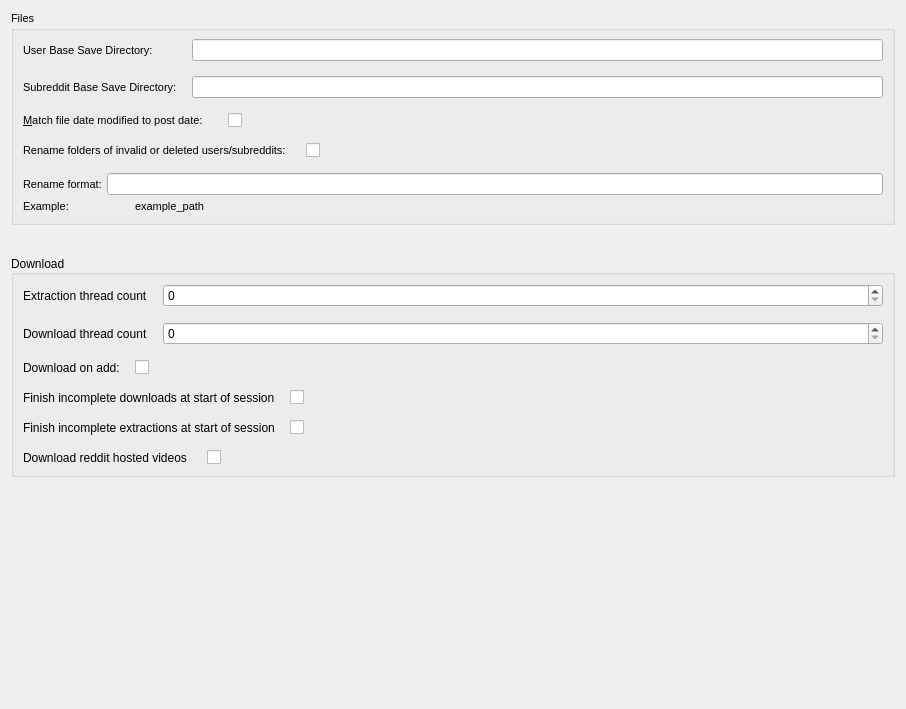
<?xml version="1.0" encoding="UTF-8"?>
<ui version="4.0">
 <class>CoreSettingsWidget</class>
 <widget class="QWidget" name="CoreSettingsWidget">
  <property name="geometry">
   <rect>
    <x>0</x>
    <y>0</y>
    <width>906</width>
    <height>709</height>
   </rect>
  </property>
  <property name="windowTitle">
   <string>Core Settings</string>
  </property>
  <layout class="QVBoxLayout" name="verticalLayout_4">
   <property name="spacing">
    <number>30</number>
   </property>
   <item>
    <widget class="QGroupBox" name="file_group_box">
     <property name="font">
      <font>
       <pointsize>8</pointsize>
       <weight>50</weight>
       <bold>false</bold>
      </font>
     </property>
     <property name="title">
      <string>Files</string>
     </property>
     <property name="flat">
      <bool>false</bool>
     </property>
     <property name="checkable">
      <bool>false</bool>
     </property>
     <layout class="QVBoxLayout" name="verticalLayout_2">
      <property name="spacing">
       <number>15</number>
      </property>
      <item>
       <layout class="QFormLayout" name="formLayout">
        <item row="0" column="0">
         <widget class="QLabel" name="label">
          <property name="font">
           <font>
            <pointsize>8</pointsize>
            <weight>50</weight>
            <bold>false</bold>
           </font>
          </property>
          <property name="toolTip">
           <string>The base directory that user content will be saved to</string>
          </property>
          <property name="text">
           <string>User Base Save Directory:</string>
          </property>
          <property name="textFormat">
           <enum>Qt::AutoText</enum>
          </property>
         </widget>
        </item>
        <item row="0" column="1">
         <widget class="QLineEdit" name="user_save_dir_line_edit">
          <property name="font">
           <font>
            <pointsize>8</pointsize>
            <weight>50</weight>
            <bold>false</bold>
           </font>
          </property>
         </widget>
        </item>
        <item row="1" column="0">
         <widget class="QLabel" name="label_2">
          <property name="font">
           <font>
            <pointsize>8</pointsize>
            <weight>50</weight>
            <bold>false</bold>
           </font>
          </property>
          <property name="toolTip">
           <string>The base directory that subreddit content will be saved to</string>
          </property>
          <property name="text">
           <string>Subreddit Base Save Directory:</string>
          </property>
         </widget>
        </item>
        <item row="1" column="1">
         <widget class="QLineEdit" name="subreddit_save_dir_line_edit">
          <property name="font">
           <font>
            <pointsize>8</pointsize>
            <weight>50</weight>
            <bold>false</bold>
           </font>
          </property>
         </widget>
        </item>
       </layout>
      </item>
      <item>
       <layout class="QHBoxLayout" name="horizontalLayout">
        <property name="spacing">
         <number>25</number>
        </property>
        <item>
         <widget class="QLabel" name="label_3">
          <property name="toolTip">
           <string>&lt;html&gt;&lt;head/&gt;&lt;body&gt;&lt;p&gt;If selected, the date modified property of the downloaded file will be matched with the post date of the post that it was extracted from&lt;/p&gt;&lt;/body&gt;&lt;/html&gt;</string>
          </property>
          <property name="text">
           <string>&amp;Match file date modified to post date:</string>
          </property>
          <property name="buddy">
           <cstring>match_date_modified_checkbox</cstring>
          </property>
         </widget>
        </item>
        <item>
         <widget class="QCheckBox" name="match_date_modified_checkbox">
          <property name="sizePolicy">
           <sizepolicy hsizetype="Expanding" vsizetype="Fixed">
            <horstretch>0</horstretch>
            <verstretch>0</verstretch>
           </sizepolicy>
          </property>
          <property name="font">
           <font>
            <pointsize>8</pointsize>
           </font>
          </property>
          <property name="layoutDirection">
           <enum>Qt::LeftToRight</enum>
          </property>
          <property name="text">
           <string/>
          </property>
         </widget>
        </item>
       </layout>
      </item>
      <item>
       <layout class="QHBoxLayout" name="horizontalLayout_2">
        <property name="spacing">
         <number>20</number>
        </property>
        <item>
         <widget class="QLabel" name="label_4">
          <property name="toolTip">
           <string>&lt;html&gt;&lt;head/&gt;&lt;body&gt;&lt;p&gt;If selected, when a user deletes their account or becmes inactive the name of their folder will be changed according to the rename format settings&lt;/p&gt;&lt;/body&gt;&lt;/html&gt;</string>
          </property>
          <property name="text">
           <string>Rename folders of invalid or deleted users/subreddits:</string>
          </property>
          <property name="buddy">
           <cstring>rename_invalid_download_folders_checkbox</cstring>
          </property>
         </widget>
        </item>
        <item>
         <widget class="QCheckBox" name="rename_invalid_download_folders_checkbox">
          <property name="sizePolicy">
           <sizepolicy hsizetype="Expanding" vsizetype="Fixed">
            <horstretch>0</horstretch>
            <verstretch>0</verstretch>
           </sizepolicy>
          </property>
          <property name="text">
           <string/>
          </property>
         </widget>
        </item>
       </layout>
      </item>
      <item>
       <layout class="QVBoxLayout" name="verticalLayout">
        <property name="spacing">
         <number>5</number>
        </property>
        <item>
         <layout class="QHBoxLayout" name="horizontalLayout_3">
          <item>
           <widget class="QLabel" name="invalid_rename_label">
            <property name="text">
             <string>Rename format:</string>
            </property>
           </widget>
          </item>
          <item>
           <widget class="QLineEdit" name="invalid_rename_format_line_edit"/>
          </item>
         </layout>
        </item>
        <item>
         <layout class="QHBoxLayout" name="horizontalLayout_4">
          <property name="spacing">
           <number>66</number>
          </property>
          <item>
           <widget class="QLabel" name="example_label">
            <property name="text">
             <string>Example:</string>
            </property>
           </widget>
          </item>
          <item>
           <widget class="QLabel" name="invalid_format_example_label">
            <property name="sizePolicy">
             <sizepolicy hsizetype="Expanding" vsizetype="Preferred">
              <horstretch>0</horstretch>
              <verstretch>0</verstretch>
             </sizepolicy>
            </property>
            <property name="text">
             <string>example_path</string>
            </property>
            <property name="indent">
             <number>0</number>
            </property>
           </widget>
          </item>
         </layout>
        </item>
       </layout>
      </item>
     </layout>
    </widget>
   </item>
   <item>
    <widget class="QGroupBox" name="download_group_box">
     <property name="title">
      <string>Download</string>
     </property>
     <property name="alignment">
      <set>Qt::AlignLeading|Qt::AlignLeft|Qt::AlignVCenter</set>
     </property>
     <property name="flat">
      <bool>false</bool>
     </property>
     <layout class="QVBoxLayout" name="verticalLayout_3">
      <property name="spacing">
       <number>15</number>
      </property>
      <item>
       <layout class="QFormLayout" name="formLayout_3">
        <item row="0" column="0">
         <widget class="QLabel" name="label_6">
          <property name="text">
           <string>Extraction thread count</string>
          </property>
         </widget>
        </item>
        <item row="0" column="1">
         <widget class="QSpinBox" name="extraction_thread_count_spinbox"/>
        </item>
        <item row="1" column="0">
         <widget class="QLabel" name="label_7">
          <property name="text">
           <string>Download thread count</string>
          </property>
         </widget>
        </item>
        <item row="1" column="1">
         <widget class="QSpinBox" name="download_thread_count_spinbox"/>
        </item>
       </layout>
      </item>
      <item>
       <layout class="QHBoxLayout" name="horizontalLayout_5">
        <item>
         <widget class="QLabel" name="label_9">
          <property name="toolTip">
           <string>&lt;html&gt;&lt;head/&gt;&lt;body&gt;&lt;p&gt;When selected, users or subreddits will be downloaded immediately upon being added&lt;/p&gt;&lt;/body&gt;&lt;/html&gt;</string>
          </property>
          <property name="whatsThis">
           <string>When checked, users or subreddits will be downloaded immediately upon being added</string>
          </property>
          <property name="text">
           <string>Download on add:</string>
          </property>
          <property name="buddy">
           <cstring>download_on_add_checkbox</cstring>
          </property>
         </widget>
        </item>
        <item>
         <widget class="QCheckBox" name="download_on_add_checkbox">
          <property name="sizePolicy">
           <sizepolicy hsizetype="Expanding" vsizetype="Fixed">
            <horstretch>0</horstretch>
            <verstretch>0</verstretch>
           </sizepolicy>
          </property>
          <property name="toolTip">
           <string>When checked, users or subreddits will be downloaded immediately upon being added</string>
          </property>
          <property name="whatsThis">
           <string>When checked, users or subreddits will be downloaded immediately upon being added</string>
          </property>
          <property name="text">
           <string/>
          </property>
         </widget>
        </item>
       </layout>
      </item>
      <item>
       <layout class="QFormLayout" name="formLayout_2">
        <item row="0" column="0">
         <widget class="QLabel" name="label_10">
          <property name="toolTip">
           <string>&lt;html&gt;&lt;head/&gt;&lt;body&gt;&lt;p&gt;If selected, downloads which are not complete will be downloaded at the start of each download session&lt;/p&gt;&lt;/body&gt;&lt;/html&gt;</string>
          </property>
          <property name="text">
           <string>Finish incomplete downloads at start of session</string>
          </property>
          <property name="buddy">
           <cstring>finish_incomplete_extractions_checkbox</cstring>
          </property>
         </widget>
        </item>
        <item row="0" column="1">
         <widget class="QCheckBox" name="finish_incomplete_extractions_checkbox">
          <property name="text">
           <string/>
          </property>
         </widget>
        </item>
        <item row="1" column="0">
         <widget class="QLabel" name="label_11">
          <property name="toolTip">
           <string>&lt;html&gt;&lt;head/&gt;&lt;body&gt;&lt;p&gt;If selected, posts that have not been extracted will be extracted then downloaded at the start of each download session&lt;/p&gt;&lt;/body&gt;&lt;/html&gt;</string>
          </property>
          <property name="text">
           <string>Finish incomplete extractions at start of session</string>
          </property>
          <property name="buddy">
           <cstring>finish_incomplete_downloads_checkbox</cstring>
          </property>
         </widget>
        </item>
        <item row="1" column="1">
         <widget class="QCheckBox" name="finish_incomplete_downloads_checkbox">
          <property name="text">
           <string/>
          </property>
         </widget>
        </item>
       </layout>
      </item>
      <item>
       <layout class="QHBoxLayout" name="horizontalLayout_6">
        <property name="spacing">
         <number>20</number>
        </property>
        <item>
         <widget class="QLabel" name="label_5">
          <property name="toolTip">
           <string>&lt;html&gt;&lt;head/&gt;&lt;body&gt;&lt;p&gt;Videos hosted on reddit are downloaded in two parts and must be joined after the download session is complete.&lt;/p&gt;&lt;p&gt;Because of this extra step, downloading these videos is optional&lt;/p&gt;&lt;/body&gt;&lt;/html&gt;</string>
          </property>
          <property name="text">
           <string>Download reddit hosted videos</string>
          </property>
         </widget>
        </item>
        <item>
         <widget class="QCheckBox" name="download_reddit_hosted_videos_checkbox">
          <property name="sizePolicy">
           <sizepolicy hsizetype="Expanding" vsizetype="Fixed">
            <horstretch>0</horstretch>
            <verstretch>0</verstretch>
           </sizepolicy>
          </property>
          <property name="text">
           <string/>
          </property>
         </widget>
        </item>
       </layout>
      </item>
     </layout>
    </widget>
   </item>
   <item>
    <spacer name="verticalSpacer">
     <property name="orientation">
      <enum>Qt::Vertical</enum>
     </property>
     <property name="sizeHint" stdset="0">
      <size>
       <width>20</width>
       <height>40</height>
      </size>
     </property>
    </spacer>
   </item>
  </layout>
 </widget>
 <resources/>
 <connections/>
</ui>
